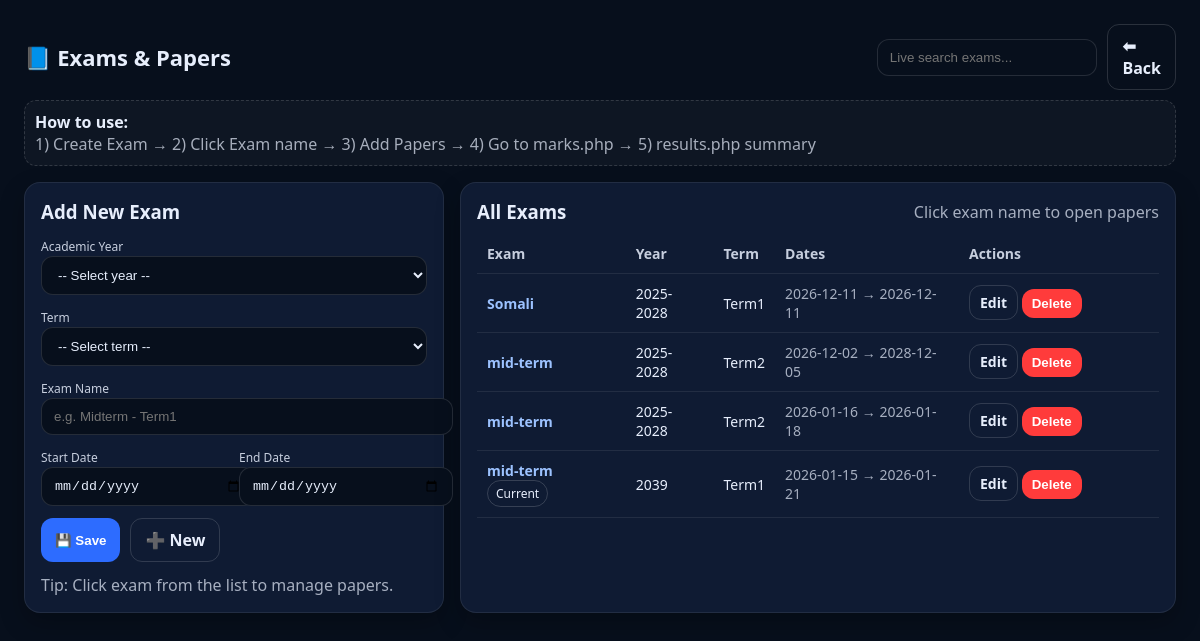
Screenshot of /school/exams.php (signed in) with the database file from the repository.
### tables this page shows
CREATE TABLE `exams` (
  `exam_id` bigint(20) NOT NULL,
  `year_id` int(11) NOT NULL,
  `term_id` int(11) NOT NULL,
  `exam_name` varchar(80) NOT NULL,
  `start_date` date NOT NULL,
  `end_date` date NOT NULL
);

CREATE TABLE `academic_years` (
  `year_id` int(11) NOT NULL,
  `year_name` varchar(20) NOT NULL,
  `start_date` date NOT NULL,
  `end_date` date NOT NULL,
  `is_current` tinyint(1) NOT NULL DEFAULT 0
);

CREATE TABLE `exam_terms` (
  `term_id` int(11) NOT NULL,
  `term_name` varchar(30) NOT NULL
);

### school/conncation.php (called while the page is built, shortened)
<?php
function e(string $str): string {
  return htmlspecialchars($str, ENT_QUOTES, "UTF-8");
}

### school/exams.php (the view, shortened to what this page needs)
<?php
require_once __DIR__ . "/conncation.php";
$exams = $conn->query("
  SELECT e.exam_id, e.exam_name, e.start_date, e.end_date,
         y.year_name, t.term_name, y.is_current
  FROM exams e
  JOIN academic_years y ON y.year_id=e.year_id
  JOIN exam_terms t ON t.term_id=e.term_id
  ORDER BY e.start_date DESC, e.exam_id DESC
")->fetch_all(MYSQLI_ASSOC);
$selectedExam = null;
?>
<!doctype html>
<html lang="en">
<head>
</head>
<body>
<div class="wrap">
  <div class="top">
    <h1>📘 Exams & Papers</h1>
    <div class="search">
      <input id="searchBox" type="text" placeholder="Live search exams..."/>
      <a class="btn btn-ghost" href="dashboardadmin.php">⬅ Back</a>
    </div>
  </div>
  <div class="hint">
    <div><b>How to use:</b></div>
    <div class="muted">1) Create Exam → 2) Click Exam name → 3) Add Papers → 4) Go to marks.php → 5) results.php summary</div>
  </div>
  <div class="grid">
    <div class="card">
      <h3 style="margin:0 0 10px 0;"><?= $selectedExam ? "Edit Exam" : "Add New Exam" ?></h3>
      <form method="post" action="exams.php<?= $selectedExam ? '?exam_id='.(int)$selectedExam['exam_id'] : '' ?>">
        <label>Academic Year</label>
        <select name="year_id" required>
          <option value="">-- Select year --</option>
        </select>
        <div style="height:10px"></div>
        <label>Term</label>
        <select name="term_id" required>
          <option value="">-- Select term --</option>
        </select>
        <div style="height:10px"></div>
        <label>Exam Name</label>
        <input name="exam_name" value="<?= e((string)($selectedExam["exam_name"] ?? "")) ?>" placeholder="e.g. Midterm - Term1" required/>
        <div style="height:10px"></div>
        <div class="row">
          <div>
            <label>Start Date</label>
            <input type="date" name="start_date" value="<?= e((string)($selectedExam["start_date"] ?? "")) ?>" required/>
          </div>
          <div>
            <label>End Date</label>
            <input type="date" name="end_date" value="<?= e((string)($selectedExam["end_date"] ?? "")) ?>" required/>
          </div>
        </div>
        <div style="display:flex; gap:10px; margin-top:12px">
          <button class="btn btn-primary" type="submit">💾 Save</button>
          <a class="btn btn-ghost" href="exams.php">➕ New</a>
        </div>
      </form>
      <div class="muted" style="margin-top:12px;">
        Tip: Click exam from the list to manage papers.
      </div>
    </div>
    <div class="card">
      <div style="display:flex; justify-content:space-between; align-items:center; gap:10px;">
        <h3 style="margin:0">All Exams</h3>
        <div class="muted">Click exam name to open papers</div>
      </div>
      <div style="overflow:auto; margin-top:10px;">
        <table id="examsTable">
          <thead>
            <tr>
              <th>Exam</th>
              <th>Year</th>
              <th>Term</th>
              <th>Dates</th>
              <th style="width:180px;">Actions</th>
            </tr>
          </thead>
          <tbody>
          <?php foreach ($exams as $ex): ?>
            <tr>
              <td>
                <a href="exams.php?exam_id=<?= (int)$ex["exam_id"] ?>"><b><?= e((string)$ex["exam_name"]) ?></b></a>
                <?php if ((int)$ex["is_current"]===1): ?> <span class="badge">Current</span><?php endif; ?>
              </td>
              <td><?= e((string)$ex["year_name"]) ?></td>
              <td><?= e((string)$ex["term_name"]) ?></td>
              <td class="muted"><?= e((string)$ex["start_date"]) ?> → <?= e((string)$ex["end_date"]) ?></td>
              <td>
                <a class="btn btn-ghost" style="padding:7px 10px" href="exams.php?exam_id=<?= (int)$ex["exam_id"] ?>">Edit</a>
                <button class="btn btn-danger" style="padding:7px 10px" type="button"
                  onclick="confirmDeleteExam(<?= (int)$ex['exam_id'] ?>)">Delete</button>
              </td>
            </tr>
          <?php endforeach; ?>
          </tbody>
        </table>
      </div>
    </div>
  </div>
</div>
</body>
</html>

### school/exams.php (style rules this page uses)
body { font-family:system-ui,Segoe UI,Arial; background:#070f1c; color:#e7eefc; margin:0 }
.wrap { max-width:1200px; margin:0 auto; padding:24px }
.top { display:flex; justify-content:space-between; align-items:center; gap:12px }
h1 { margin:0; font-size:22px }
.card { background:#0f1b33; border:1px solid rgba(255,255,255,.08); border-radius:16px; padding:16px; box-shadow:0 10px 25px rgba(0,0,0,.25) }
.grid { display:grid; grid-template-columns: 420px 1fr; gap:16px; margin-top:16px }
label { font-size:12px; opacity:.85 }
input,select { width:100%; padding:10px 12px; border-radius:12px; border:1px solid rgba(255,255,255,.12); background:#070f1c; color:#e7eefc; outline:none }
.row { display:grid; grid-template-columns:1fr 1fr; gap:10px }
.btn { border:0; padding:10px 14px; border-radius:12px; cursor:pointer; font-weight:650 }
.btn-primary { background:#2d6cff; color:#fff }
.btn-danger { background:#ff3b3b; color:#fff }
.btn-ghost { background:transparent; color:#e7eefc; border:1px solid rgba(255,255,255,.14) }
table { width:100%; border-collapse:collapse }
th,td { padding:10px; border-bottom:1px solid rgba(255,255,255,.08); font-size:14px }
th { opacity:.85; text-align:left }
.muted { opacity:.7 }
.badge { display:inline-block; padding:4px 8px; border-radius:999px; font-size:12px; border:1px solid rgba(255,255,255,.16) }
.search { display:flex; gap:10px; align-items:center }
.search input { max-width:360px }
a { color:#9cc2ff; text-decoration:none }
.hint { margin-top:10px; padding:10px; border-radius:12px; border:1px dashed rgba(255,255,255,.15); background:rgba(255,255,255,.03) }

### rows the page displays
exams: exam_name "Somali", year.year_name "2025-2028", term.term_name "Term1", start_date "2026-12-11", end_date "2026-12-11"
exams: exam_name "mid-term", year.year_name "2025-2028", term.term_name "Term2", start_date "2026-12-02", end_date "2028-12-05"
exams: exam_name "mid-term", year.year_name "2025-2028", term.term_name "Term2", start_date "2026-01-16", end_date "2026-01-18"
exams: exam_name "mid-term", shows "Current", year.year_name "2039", term.term_name "Term1", start_date "2026-01-15", end_date "2026-01-21"
